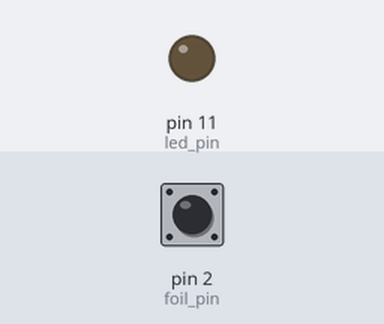
Recording of a sketch running on a simulated Arduino Uno, built with avr-gcc and run on an emulated ATmega328P. Shown: output pins drawn as LEDs (lit = HIGH). Inputs (shaded band) come from the test bench; at power-on: pin 2 (foil_pin) HIGH.

Above: at 1.2 s.
1.3 s: pin 2 (foil_pin) pulled LOW for 0.15 s
At 1.37 s:
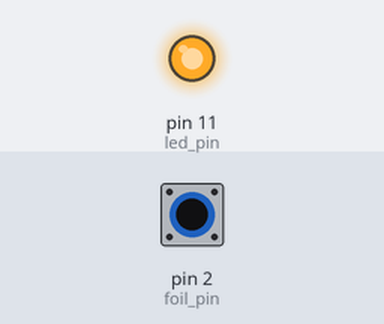
2.9 s: pin 2 (foil_pin) pulled LOW for 3.2 s
At 7.5 s:
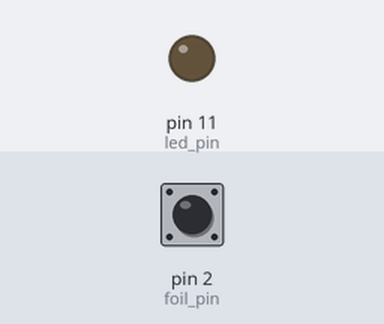
Timing chart, 0 to 9.0 s (numbered marks = the images above; inputs shaded):
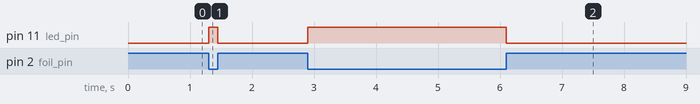

Measured:
- after the input at 1.3 s, pin 11 (led_pin): LOW → HIGH at once, → LOW 0.15 s later
- after the input at 2.9 s, pin 11 (led_pin): LOW → HIGH at once, → LOW 3.2 s later

The sketch:

cupsswitch.ino
```cpp
void setup() {
  pinMode(11, OUTPUT); // led pin
  pinMode(2, INPUT);  // foil pin
  digitalWrite (2, HIGH);
}

void loop() {
  int cuptouch = digitalRead(2);

  if (cuptouch == LOW) {
    digitalWrite(11, HIGH);
  } else {
    digitalWrite(11, LOW);
  }

}
```
